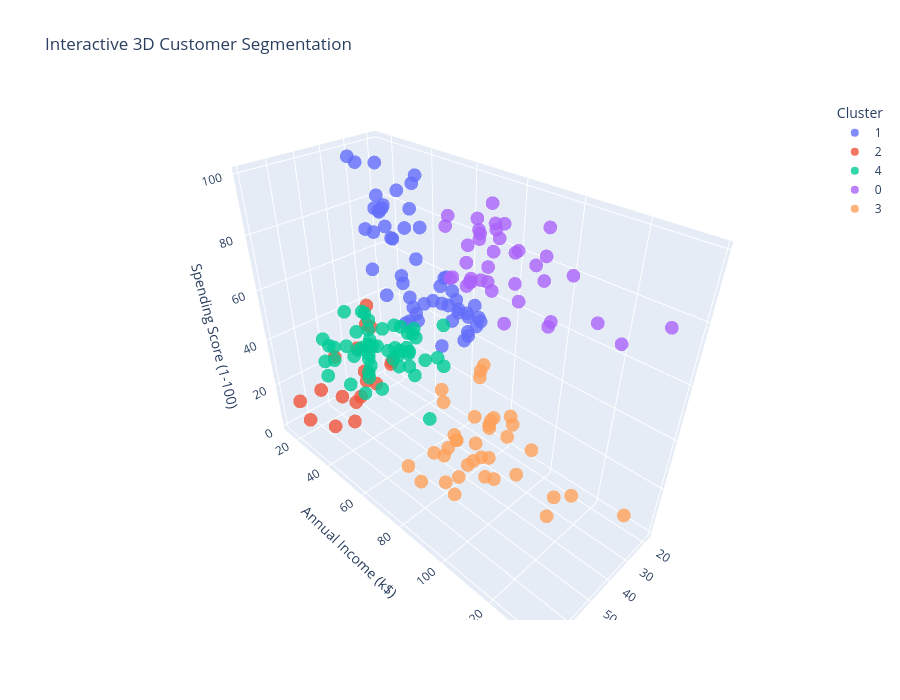

The cell this chart's notebook holds for it:
### Code cell
import plotly.express as px

plot_df = df.copy()
plot_df["Cluster"] = labels.astype(str)

fig = px.scatter_3d(
    plot_df,
    x="Age",
    y="Annual Income (k$)",
    z="Spending Score (1-100)",
    color="Cluster",
    title="Interactive 3D Customer Segmentation",
    opacity=0.8
)

fig.update_layout(
    width=900,
    height=700
)

fig.show()

### Figure 1 — Plotly figure (JSON) as saved in the notebook; plotly's stock layout.template omitted (floating-point values rounded to 4 significant figures)
{"data": [{"hovertemplate": "Cluster=1<br>Age=%{x}<br>Annual Income (k$)=%{y}<br>Spending Score (1-100)=%{z}<extra></extra>", "legendgroup": "1", "marker": {"color": "#636efa", "opacity": 0.8, "symbol": "circle"}, "mode": "markers", "name": "1", "scene": "scene", "showlegend": true, "type": "scatter3d", "x": [19, 21, 23, 22, 23, 30, 35, 24, 22, 20, 35, 25, 31, 29, 35, 23, 21, 18, 21, 30, 20, 24, 31, 24, 27, 29, 31, 33, 31, 27, 19, 18, 19, 32, 26, 23, 38, 21, 22, 34, 18, 32, 24, 27, 20, 23, 26, 21, 19, 19, 18, 19, 27], "y": [15, 15, 16, 17, 18, 19, 19, 20, 20, 21, 23, 24, 25, 28, 28, 29, 30, 33, 33, 34, 37, 38, 39, 39, 40, 40, 40, 42, 43, 46, 46, 48, 48, 48, 54, 54, 54, 54, 57, 58, 59, 60, 60, 60, 61, 62, 62, 62, 63, 64, 65, 65, 67], "z": [39, 81, 77, 76, 94, 72, 99, 77, 79, 66, 98, 73, 73, 82, 61, 87, 73, 92, 81, 73, 75, 92, 61, 65, 47, 42, 42, 60, 54, 51, 55, 59, 59, 47, 54, 52, 55, 57, 55, 60, 41, 42, 52, 50, 49, 41, 55, 42, 54, 46, 48, 50, 56]}, {"hovertemplate": "Cluster=2<br>Age=%{x}<br>Annual Income (k$)=%{y}<br>Spending Score (1-100)=%{z}<extra></extra>", "legendgroup": "2", "marker": {"color": "#EF553B", "opacity": 0.8, "symbol": "circle"}, "mode": "markers", "name": "2", "scene": "scene", "showlegend": true, "type": "scatter3d", "x": [20, 31, 35, 64, 67, 58, 37, 35, 52, 35, 46, 54, 45, 40, 60, 53, 49, 42, 36, 49], "y": [16, 17, 18, 19, 19, 20, 20, 21, 23, 24, 25, 28, 28, 29, 30, 33, 33, 34, 37, 39], "z": [6, 40, 6, 3, 14, 15, 13, 35, 29, 35, 5, 14, 32, 31, 4, 4, 14, 17, 26, 28]}, {"hovertemplate": "Cluster=4<br>Age=%{x}<br>Annual Income (k$)=%{y}<br>Spending Score (1-100)=%{z}<extra></extra>", "legendgroup": "4", "marker": {"color": "#00cc96", "opacity": 0.8, "symbol": "circle"}, "mode": "markers", "name": "4", "scene": "scene", "showlegend": true, "type": "scatter3d", "x": [65, 48, 50, 49, 59, 50, 47, 51, 69, 53, 70, 67, 54, 63, 43, 68, 70, 47, 60, 60, 59, 45, 40, 49, 57, 67, 46, 48, 55, 50, 68, 48, 40, 47, 48, 49, 67, 49, 66, 54, 68, 66, 65, 38, 63, 49, 51, 50, 38, 40, 56], "y": [38, 39, 40, 42, 43, 43, 43, 44, 44, 46, 46, 47, 47, 48, 48, 48, 49, 49, 50, 50, 54, 54, 54, 54, 54, 54, 54, 54, 57, 58, 59, 60, 60, 60, 61, 62, 62, 62, 63, 63, 63, 63, 63, 64, 65, 65, 67, 67, 67, 69, 79], "z": [35, 36, 55, 52, 60, 45, 41, 50, 46, 46, 56, 52, 59, 51, 50, 48, 55, 42, 49, 56, 47, 53, 48, 42, 51, 41, 44, 46, 58, 46, 55, 49, 40, 47, 42, 48, 59, 56, 50, 46, 43, 48, 52, 42, 43, 59, 43, 57, 40, 58, 35]}, {"hovertemplate": "Cluster=0<br>Age=%{x}<br>Annual Income (k$)=%{y}<br>Spending Score (1-100)=%{z}<extra></extra>", "legendgroup": "0", "marker": {"color": "#ab63fa", "opacity": 0.8, "symbol": "circle"}, "mode": "markers", "name": "0", "scene": "scene", "showlegend": true, "type": "scatter3d", "x": [39, 31, 40, 38, 39, 31, 29, 32, 35, 32, 32, 28, 32, 34, 39, 38, 27, 30, 30, 29, 31, 36, 33, 32, 28, 36, 30, 27, 35, 32, 29, 30, 28, 36, 32, 38, 35, 32, 30], "y": [69, 70, 71, 71, 71, 72, 73, 73, 74, 75, 76, 77, 77, 78, 78, 78, 78, 78, 78, 79, 81, 85, 86, 87, 87, 87, 88, 88, 93, 97, 98, 99, 101, 103, 103, 113, 120, 126, 137], "z": [91, 77, 95, 75, 75, 71, 88, 73, 72, 93, 87, 97, 74, 90, 88, 76, 89, 78, 73, 83, 93, 75, 95, 63, 75, 92, 86, 69, 90, 86, 88, 97, 68, 85, 69, 91, 79, 74, 83]}, {"hovertemplate": "Cluster=3<br>Age=%{x}<br>Annual Income (k$)=%{y}<br>Spending Score (1-100)=%{z}<extra></extra>", "legendgroup": "3", "marker": {"color": "#FFA15A", "opacity": 0.8, "symbol": "circle"}, "mode": "markers", "name": "3", "scene": "scene", "showlegend": true, "type": "scatter3d", "x": [23, 43, 59, 47, 25, 20, 44, 19, 57, 28, 25, 48, 34, 43, 44, 47, 37, 34, 19, 50, 42, 36, 40, 36, 52, 58, 59, 37, 46, 41, 54, 41, 34, 33, 47, 45, 32], "y": [70, 71, 71, 71, 72, 73, 73, 74, 75, 76, 77, 77, 78, 78, 78, 78, 78, 78, 81, 85, 86, 87, 87, 87, 88, 88, 93, 97, 98, 99, 101, 103, 103, 113, 120, 126, 137], "z": [29, 35, 11, 9, 34, 5, 7, 10, 5, 40, 12, 36, 22, 17, 20, 16, 1, 1, 5, 26, 20, 27, 13, 10, 13, 15, 14, 32, 15, 39, 24, 17, 23, 8, 16, 28, 18]}], "layout": {"height": 700, "legend": {"title": {"text": "Cluster"}, "tracegroupgap": 0}, "scene": {"domain": {"x": [0, 1], "y": [0, 1]}, "xaxis": {"title": {"text": "Age"}}, "yaxis": {"title": {"text": "Annual Income (k$)"}}, "zaxis": {"title": {"text": "Spending Score (1-100)"}}}, "title": {"text": "Interactive 3D Customer Segmentation"}, "width": 900}}
